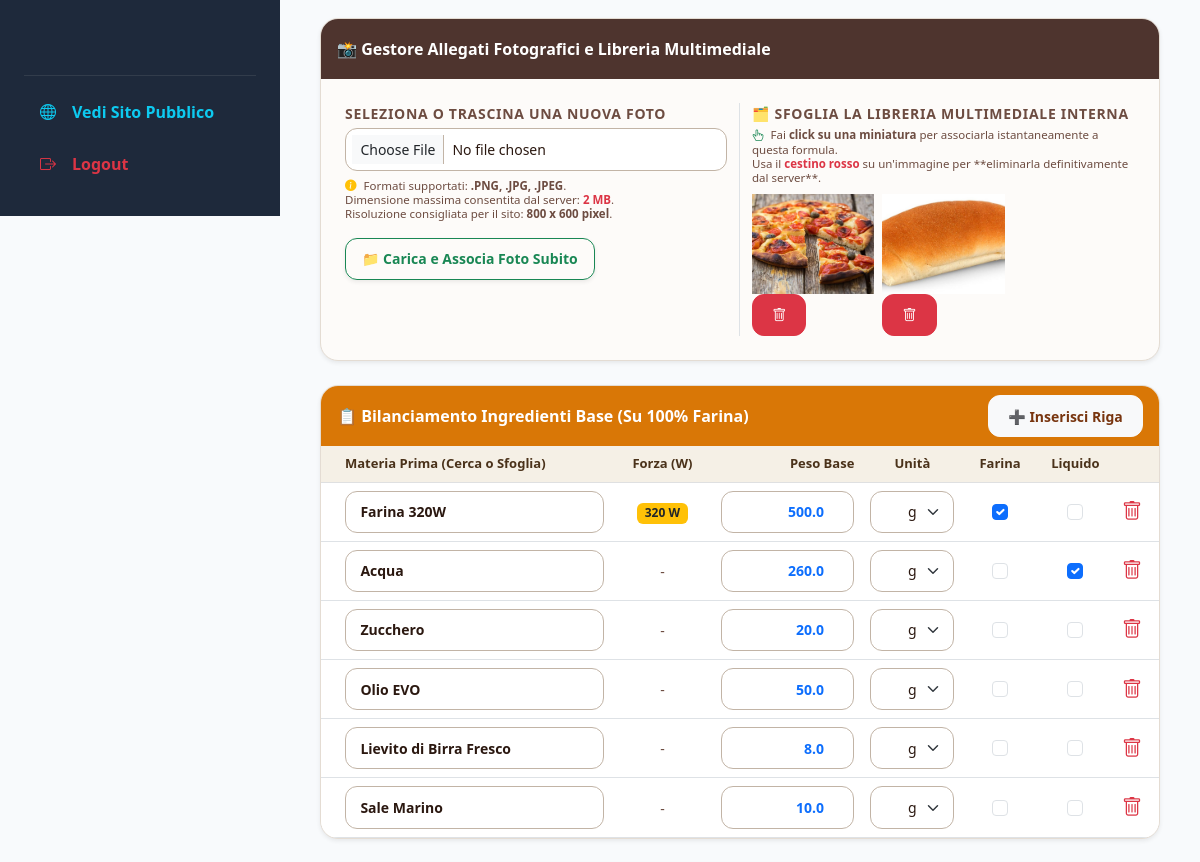
The app's page /admin/recipe/edit/2 (signed in, middle part), older data.
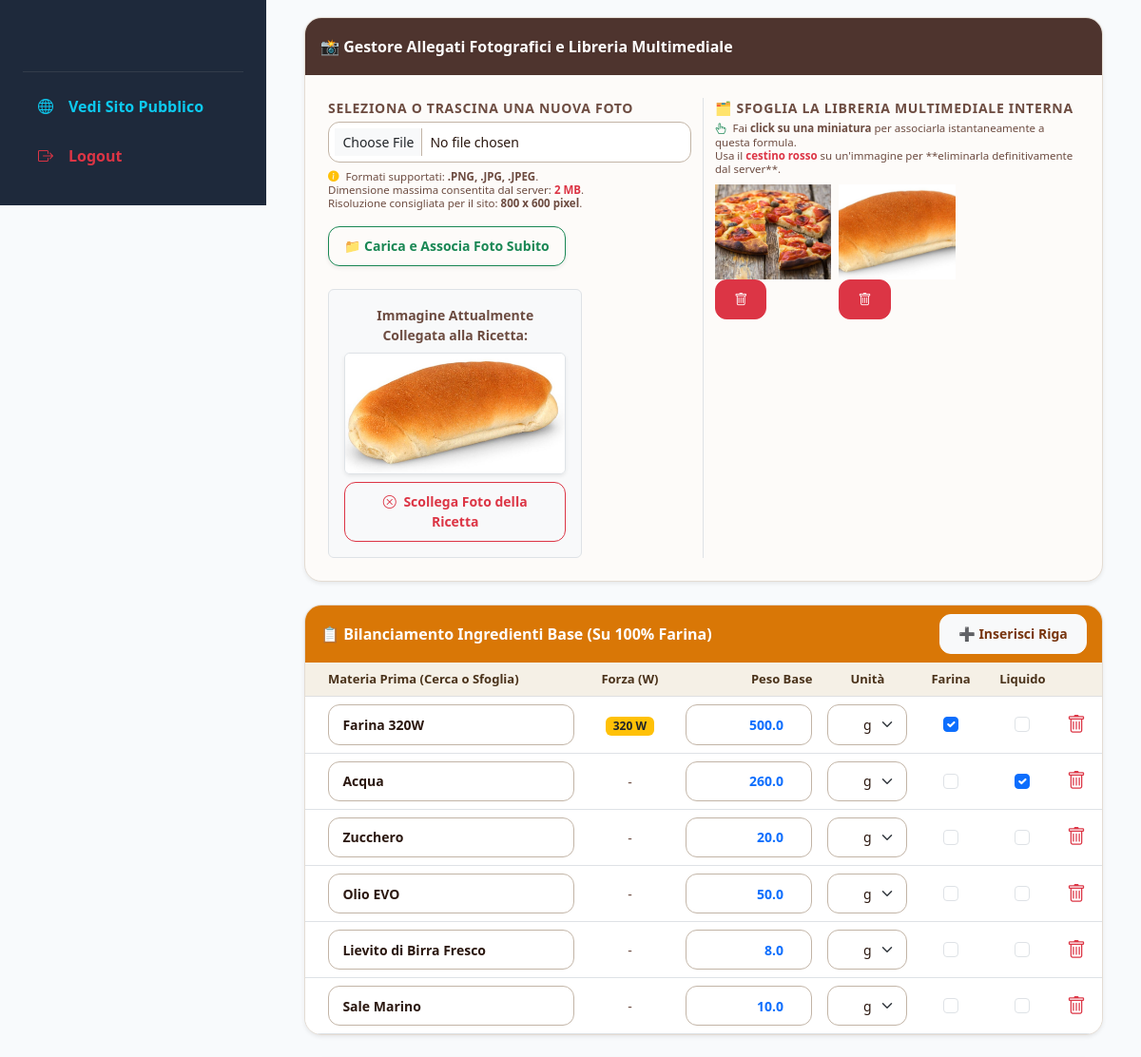
The same page, newer data.
### models/recipe.py (models this page shows, shortened)
class Recipe(db.Model):
    __tablename__ = "recipes"
    id = db.Column(
        db.Integer,
        primary_key=True
    )
    name = db.Column(
        db.String(255),
        nullable=False
    )
    slug = db.Column(
        db.String(255),
        unique=True,
        nullable=False
    )
    badge_text = db.Column(
        db.String(100),
        nullable=True,
        default="Antica Formula Bilanciata"
    )
    description = db.Column(
        db.Text
    )
    instructions = db.Column(
        db.Text
    )
    image = db.Column(
        db.String(255)
    )
    icon = db.Column(
        db.String(50),
        nullable=False,
        default="bi-journal-text"
    )
    is_published = db.Column(
        db.Boolean,
        default=True
    )
    temp_chiusura = db.Column(
        db.Float,
        nullable=True,
        default=24.0
    )
    tempo_autolisi = db.Column(
        db.Integer,
        nullable=True,
        default=0
    )
    tempo_puntata = db.Column(
        db.Integer,
        nullable=True,
        default=120
    )
    tempo_appretto = db.Column(
        db.Integer,
        nullable=True,
        default=60
    )
    show_chiusura = db.Column(
        db.Boolean,
        default=True
    )
    show_autolysis = db.Column(
        db.Boolean,
        default=True
    )
    show_puntata = db.Column(
        db.Boolean,
        default=True
    )
    puntata_fino_al_raddoppio = db.Column(
        db.Boolean,
        default=False
    )
    show_appretto = db.Column(
        db.Boolean,
        default=True
    )
    fermentation_type = db.Column(
        db.String(50),
        nullable=False,
        default="diretto"  # 'diretto', 'poolish', 'biga'
    )
    preferment_instructions = db.Column(
        db.Text,
        nullable=True
    )
    yeast_ratio = db.Column(
        db.Float,
        nullable=False,
        default=3.0
    )
    yeast_fresh_saved = db.Column(
        db.Float,
        nullable=True,
        default=3.0
    )
    yeast_dry_saved = db.Column(
        db.Float,
        nullable=True,
        default=1.0
    )
    created_at = db.Column(
        db.DateTime,
        default=datetime.utcnow
    )
    updated_at = db.Column(
        db.DateTime,
        default=datetime.utcnow,
        onupdate=datetime.utcnow
    )
    ingredients = db.relationship(
        "RecipeIngredient",
        backref="recipe",
        cascade="all, delete-orphan",
        lazy=True,
        order_by="RecipeIngredient.sort_order"
    )
    features = db.relationship(
        "RecipeFeature",
        backref="recipe",
        cascade="all, delete-orphan",
        lazy=True
    )
    pans = db.relationship(
        "MasterBakeryPan",
        secondary=recipe_pans,
        lazy="subquery",
        backref=db.backref("recipes", lazy=True)
    )

### routes/admin.py (the view, shortened to what this page needs)
@admin_bp.route(
    "/recipe/edit/<int:id>",
    methods=["GET", "POST"]
)
@login_required
def recipe_edit(id):
    recipe = Recipe.query.get_or_404(id)
    feature = RecipeFeature.query.filter_by(
        recipe_id=recipe.id
    ).first()
    if not feature:
        feature = RecipeFeature(recipe_id=recipe.id)
        db.session.add(feature)
        db.session.commit()
    ingredients = RecipeIngredient.query.filter_by(
        recipe_id=recipe.id
    ).order_by(
        RecipeIngredient.sort_order
    ).all()
    master_ingredients = MasterIngredient.query.order_by(MasterIngredient.name).all()
    master_pans = MasterBakeryPan.query.order_by(MasterBakeryPan.name).all()
    f_val = recipe.yeast_fresh_saved if recipe.yeast_fresh_saved is not None else (recipe.yeast_ratio if recipe.yeast_ratio else 3.0)
    d_val = recipe.yeast_dry_saved if recipe.yeast_dry_saved is not None else 1.0
    return render_template(
        "admin/recipe_form.html",
        recipe=recipe,
        feature=feature,
        ingredients=ingredients,
        master_ingredients_list=master_ingredients,
        master_pans_list=master_pans,
        computed_fresh_val=f_val,
        computed_dry_val=d_val
    )

### app.py (called while the page is built)
@login_manager.user_loader
def load_user(user_id):
    return db.session.get(
        User,
        int(user_id)
    )

@app.context_processor
def inject_global_settings():
    setting_record = Setting.query.order_by(Setting.id.desc()).first()
    return dict(
        settings_data=setting_record
    )

### templates/admin/recipe_form.html (shortened to what the changed rows need)
{% extends "base.html" %}
{% block content %}
<form method="post" id="main-recipe-form" enctype="multipart/form-data">
    <div class="card shadow-sm border-0 mb-4">
        <div class="card-body p-4">
            <div class="row g-4">
                <div class="col-md-6 border-end">
                    {% if recipe and recipe.image %}
                    <div id="current-image-preview-block" class="p-3 bg-light rounded border text-center" style="max-width: 70%;">
                        <small class="text-muted d-block fw-bold mb-2">Immagine Attualmente Collegata alla Ricetta:</small>
                        <img src="/static/uploads/recipes/{{ recipe.image }}" class="img-fluid rounded mb-2 border shadow-sm" style="max-height: 140px; object-fit: cover;">
                        <button type="button" class="btn btn-sm btn-outline-danger w-100 d-block fw-bold" id="btn-clear-current-image">
                            <i class="bi bi-x-circle me-1"></i> Scollega Foto della Ricetta
                        </button>
                    </div>
                    {% endif %}
                </div>
            </div>
        </div>
    </div>
    <div class="card shadow-sm border-0 mb-4">
        <div class="card-body p-0">
            <div class="table-responsive">
                <table class="table table-hover align-middle mb-0" id="ingredients-table">
                    <thead class="table-light">
                        <tr class="small text-secondary" style="font-size: 13px;">
                            <th class="ps-4" style="width: 35%;">Materia Prima (Cerca o Sfoglia)</th>
                            <th class="text-center" style="width: 12%;">Forza (W)</th>
                            <th class="text-end" style="width: 18%;">Peso Base</th>
                            <th class="text-center" style="width: 12%;">Unità</th>
                            <th class="text-center" style="width: 9%;">Farina</th>
                            <th class="text-center" style="width: 9%;">Liquido</th>
                            <th class="text-center" style="width: 5%;"></th>
                        </tr>
                    </thead>
                </table>
            </div>
        </div>
    </div>
</form>
{% endblock %}

Row changes from the older to the newer data that the page shows:
now on this page (row edited): Recipe: image (picture)
Text that changed along with them:
text now shown: "Immagine Attualmente Collegata alla Ricetta: Scollega Foto della Ricetta"
